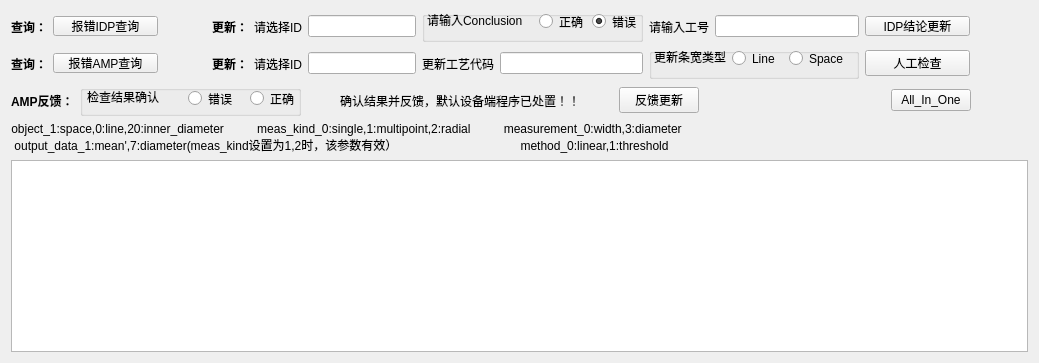
      <widget class="QWidget" name="tab_5">
       <attribute name="title">
        <string>CD</string>
       </attribute>
       <layout class="QVBoxLayout" name="verticalLayout_7">
        <item>
         <layout class="QHBoxLayout" name="horizontalLayout_9" stretch="0,100">
          <item>
           <layout class="QGridLayout" name="gridLayout_11">
            <item row="0" column="0">
             <widget class="QLabel" name="label_5">
              <property name="font">
               <font>
                <weight>75</weight>
                <bold>true</bold>
               </font>
              </property>
              <property name="text">
               <string>查询：</string>
              </property>
             </widget>
            </item>
            <item row="0" column="1">
             <widget class="QPushButton" name="idpButton1">
              <property name="minimumSize">
               <size>
                <width>105</width>
                <height>20</height>
               </size>
              </property>
              <property name="maximumSize">
               <size>
                <width>105</width>
                <height>20</height>
               </size>
              </property>
              <property name="text">
               <string>报错IDP查询</string>
              </property>
             </widget>
            </item>
            <item row="0" column="2">
             <spacer name="horizontalSpacer_10">
              <property name="orientation">
               <enum>Qt::Horizontal</enum>
              </property>
              <property name="sizeHint" stdset="0">
               <size>
                <width>48</width>
                <height>20</height>
               </size>
              </property>
             </spacer>
            </item>
            <item row="0" column="3">
             <widget class="QLabel" name="label_6">
              <property name="font">
               <font>
                <weight>75</weight>
                <bold>true</bold>
               </font>
              </property>
              <property name="text">
               <string>更新：</string>
              </property>
             </widget>
            </item>
            <item row="0" column="4">
             <widget class="QLabel" name="label_18">
              <property name="text">
               <string>请选择ID</string>
              </property>
             </widget>
            </item>
            <item row="0" column="5">
             <widget class="QLineEdit" name="cdLineEdit1"/>
            </item>
            <item row="0" column="6" colspan="2">
             <widget class="QGroupBox" name="groupBox_6">
              <property name="minimumSize">
               <size>
                <width>221</width>
                <height>0</height>
               </size>
              </property>
              <property name="title">
               <string/>
              </property>
              <widget class="QRadioButton" name="cdRadio_2">
               <property name="geometry">
                <rect>
                 <x>170</x>
                 <y>1</y>
                 <width>47</width>
                 <height>19</height>
                </rect>
               </property>
               <property name="text">
                <string>错误</string>
               </property>
               <property name="checked">
                <bool>true</bool>
               </property>
              </widget>
              <widget class="QLabel" name="label_19">
               <property name="geometry">
                <rect>
                 <x>5</x>
                 <y>1</y>
                 <width>106</width>
                 <height>16</height>
                </rect>
               </property>
               <property name="text">
                <string>请输入Conclusion</string>
               </property>
              </widget>
              <widget class="QRadioButton" name="cdRadio1">
               <property name="geometry">
                <rect>
                 <x>117</x>
                 <y>1</y>
                 <width>47</width>
                 <height>19</height>
                </rect>
               </property>
               <property name="text">
                <string>正确</string>
               </property>
              </widget>
             </widget>
            </item>
            <item row="0" column="8">
             <widget class="QLabel" name="label_20">
              <property name="text">
               <string>请输入工号</string>
              </property>
             </widget>
            </item>
            <item row="0" column="9">
             <widget class="QLineEdit" name="cdLineEdit2"/>
            </item>
            <item row="0" column="10">
             <widget class="QPushButton" name="idpButton2">
              <property name="minimumSize">
               <size>
                <width>105</width>
                <height>20</height>
               </size>
              </property>
              <property name="maximumSize">
               <size>
                <width>105</width>
                <height>20</height>
               </size>
              </property>
              <property name="text">
               <string>IDP结论更新</string>
              </property>
             </widget>
            </item>
            <item row="1" column="0">
             <widget class="QLabel" name="label_37">
              <property name="font">
               <font>
                <weight>75</weight>
                <bold>true</bold>
               </font>
              </property>
              <property name="text">
               <string>查询：</string>
              </property>
             </widget>
            </item>
            <item row="1" column="1">
             <widget class="QPushButton" name="idpButton1_3">
              <property name="minimumSize">
               <size>
                <width>105</width>
                <height>20</height>
               </size>
              </property>
              <property name="maximumSize">
               <size>
                <width>105</width>
                <height>20</height>
               </size>
              </property>
              <property name="text">
               <string>报错AMP查询</string>
              </property>
             </widget>
            </item>
            <item row="1" column="2">
             <spacer name="horizontalSpacer_11">
              <property name="orientation">
               <enum>Qt::Horizontal</enum>
              </property>
              <property name="sizeHint" stdset="0">
               <size>
                <width>45</width>
                <height>17</height>
               </size>
              </property>
             </spacer>
            </item>
            <item row="1" column="3">
             <widget class="QLabel" name="label_38">
              <property name="font">
               <font>
                <weight>75</weight>
                <bold>true</bold>
               </font>
              </property>
              <property name="text">
               <string>更新：</string>
              </property>
             </widget>
            </item>
            <item row="1" column="4">
             <widget class="QLabel" name="cdLab8_3">
              <property name="text">
               <string>请选择ID</string>
              </property>
              <property name="alignment">
               <set>Qt::AlignCenter</set>
              </property>
             </widget>
            </item>
            <item row="1" column="5">
             <widget class="QLineEdit" name="cdLineEdit3_5"/>
            </item>
            <item row="1" column="6">
             <widget class="QLabel" name="cdLab5_10">
              <property name="text">
               <string>更新工艺代码</string>
              </property>
             </widget>
            </item>
            <item row="1" column="7">
             <widget class="QLineEdit" name="cdLineEdit4_3"/>
            </item>
            <item row="1" column="8" colspan="2">
             <widget class="QGroupBox" name="groupBox_19">
              <property name="minimumSize">
               <size>
                <width>210</width>
                <height>0</height>
               </size>
              </property>
              <property name="title">
               <string/>
              </property>
              <widget class="QRadioButton" name="cdRadio4">
               <property name="geometry">
                <rect>
                 <x>140</x>
                 <y>1</y>
                 <width>58</width>
                 <height>19</height>
                </rect>
               </property>
               <property name="text">
                <string>Space</string>
               </property>
              </widget>
              <widget class="QLabel" name="cdLab5_11">
               <property name="geometry">
                <rect>
                 <x>5</x>
                 <y>1</y>
                 <width>72</width>
                 <height>16</height>
                </rect>
               </property>
               <property name="text">
                <string>更新条宽类型</string>
               </property>
              </widget>
              <widget class="QRadioButton" name="cdRadio3">
               <property name="geometry">
                <rect>
                 <x>83</x>
                 <y>1</y>
                 <width>51</width>
                 <height>19</height>
                </rect>
               </property>
               <property name="text">
                <string>Line</string>
               </property>
              </widget>
             </widget>
            </item>
            <item row="1" column="10">
             <widget class="QPushButton" name="updateButton">
              <property name="text">
               <string>人工检查</string>
              </property>
             </widget>
            </item>
           </layout>
          </item>
          <item>
           <spacer name="horizontalSpacer_13">
            <property name="orientation">
             <enum>Qt::Horizontal</enum>
            </property>
            <property name="sizeHint" stdset="0">
             <size>
              <width>58</width>
              <height>20</height>
             </size>
            </property>
           </spacer>
          </item>
         </layout>
        </item>
        <item>
         <layout class="QHBoxLayout" name="horizontalLayout_10">
          <item>
           <layout class="QHBoxLayout" name="horizontalLayout_5">
            <item>
             <widget class="QLabel" name="label_39">
              <property name="font">
               <font>
                <weight>75</weight>
                <bold>true</bold>
               </font>
              </property>
              <property name="text">
               <string>AMP反馈：</string>
              </property>
             </widget>
            </item>
            <item>
             <widget class="QGroupBox" name="groupBox_13">
              <property name="minimumSize">
               <size>
                <width>221</width>
                <height>0</height>
               </size>
              </property>
              <property name="title">
               <string/>
              </property>
              <widget class="QRadioButton" name="radioResult11">
               <property name="geometry">
                <rect>
                 <x>108</x>
                 <y>4</y>
                 <width>47</width>
                 <height>19</height>
                </rect>
               </property>
               <property name="text">
                <string>错误</string>
               </property>
              </widget>
              <widget class="QRadioButton" name="radioResult21">
               <property name="geometry">
                <rect>
                 <x>170</x>
                 <y>4</y>
                 <width>47</width>
                 <height>19</height>
                </rect>
               </property>
               <property name="text">
                <string>正确</string>
               </property>
              </widget>
              <widget class="QLabel" name="cdLab3_2">
               <property name="geometry">
                <rect>
                 <x>7</x>
                 <y>4</y>
                 <width>81</width>
                 <height>16</height>
                </rect>
               </property>
               <property name="text">
                <string>检查结果确认</string>
               </property>
              </widget>
             </widget>
            </item>
            <item>
             <spacer name="horizontalSpacer_9">
              <property name="orientation">
               <enum>Qt::Horizontal</enum>
              </property>
              <property name="sizeHint" stdset="0">
               <size>
                <width>28</width>
                <height>20</height>
               </size>
              </property>
             </spacer>
            </item>
            <item>
             <widget class="QLabel" name="label_41">
              <property name="minimumSize">
               <size>
                <width>250</width>
                <height>0</height>
               </size>
              </property>
              <property name="font">
               <font>
                <weight>50</weight>
                <bold>false</bold>
               </font>
              </property>
              <property name="text">
               <string>确认结果并反馈，默认设备端程序已处置！！</string>
              </property>
              <property name="alignment">
               <set>Qt::AlignCenter</set>
              </property>
             </widget>
            </item>
            <item>
             <spacer name="horizontalSpacer_7">
              <property name="orientation">
               <enum>Qt::Horizontal</enum>
              </property>
              <property name="sizeHint" stdset="0">
               <size>
                <width>28</width>
                <height>20</height>
               </size>
              </property>
             </spacer>
            </item>
            <item>
             <widget class="QPushButton" name="updateButton_3">
              <property name="text">
               <string>反馈更新</string>
              </property>
             </widget>
            </item>
            <item>
             <spacer name="horizontalSpacer_6">
              <property name="orientation">
               <enum>Qt::Horizontal</enum>
              </property>
              <property name="sizeHint" stdset="0">
               <size>
                <width>28</width>
                <height>20</height>
               </size>
              </property>
             </spacer>
            </item>
            <item>
             <spacer name="horizontalSpacer_8">
              <property name="orientation">
               <enum>Qt::Horizontal</enum>
              </property>
              <property name="sizeHint" stdset="0">
               <size>
                <width>158</width>
                <height>20</height>
               </size>
              </property>
             </spacer>
            </item>
           </layout>
          </item>
          <item>
           <widget class="QPushButton" name="updateButton_4">
            <property name="text">
             <string>All_In_One</string>
            </property>
           </widget>
          </item>
          <item>
           <spacer name="horizontalSpacer_15">
            <property name="orientation">
             <enum>Qt::Horizontal</enum>
            </property>
            <property name="sizeHint" stdset="0">
             <size>
              <width>38</width>
              <height>20</height>
             </size>
            </property>
           </spacer>
          </item>
         </layout>
        </item>
        <item>
         <layout class="QHBoxLayout" name="horizontalLayout_7">
          <item>
           <widget class="QLabel" name="label_40">
            <property name="font">
             <font>
              <weight>50</weight>
              <bold>false</bold>
             </font>
            </property>
            <property name="text">
             <string>object_1:space,0:line,20:inner_diameter          meas_kind_0:single,1:multipoint,2:radial          measurement_0:width,3:diameter
output_data_1:mean',7:diameter(meas_kind设置为1,2时，该参数有效）                                     method_0:linear,1:threshold   </string>
            </property>
            <property name="alignment">
             <set>Qt::AlignCenter</set>
            </property>
           </widget>
          </item>
          <item>
           <spacer name="horizontalSpacer_12">
            <property name="orientation">
             <enum>Qt::Horizontal</enum>
            </property>
            <property name="sizeHint" stdset="0">
             <size>
              <width>40</width>
              <height>20</height>
             </size>
            </property>
           </spacer>
          </item>
         </layout>
        </item>
        <item>
         <widget class="QTableWidget" name="cdTab"/>
        </item>
       </layout>
      </widget>
